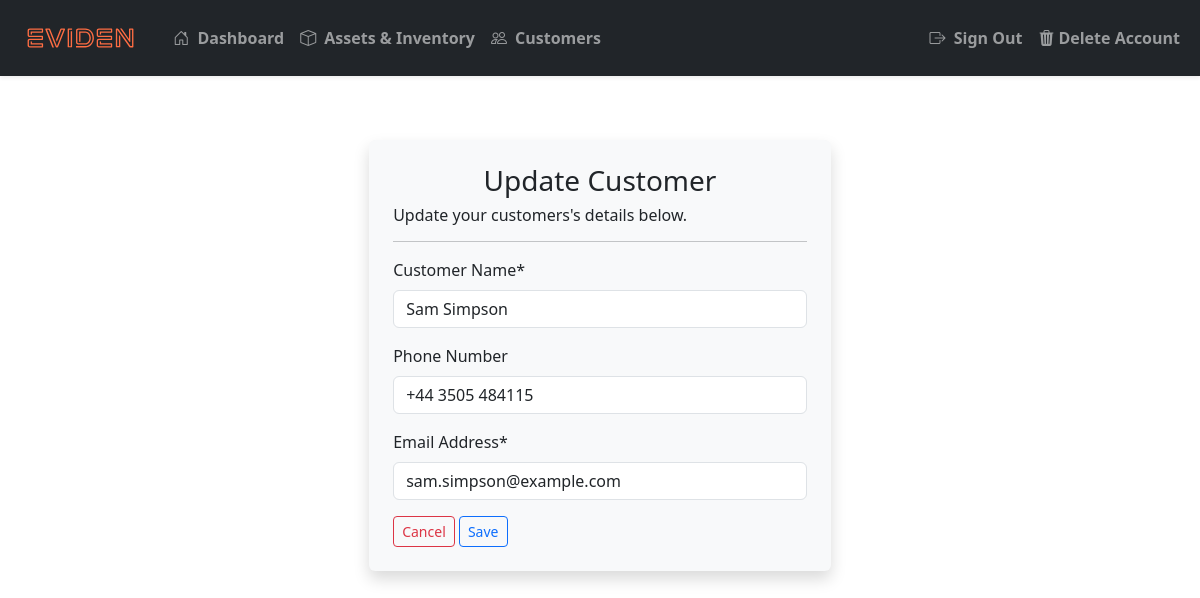
Screenshot of /customers/update/9/ (signed in) with the database file from the repository.
### inventory/models.py (models this page shows, shortened)
class Customer(models.Model):
    name = models.CharField(
        max_length=200,
        null=True,
        validators=[
            RegexValidator(
                regex=r'^(?=.*[a-zA-Z])(?=.*[a-zA-Z0-9]).+$',
                message="Name must contain at least one letter and cannot consist solely of special characters or numbers."
            )
        ]
    )
    phone_number = models.CharField(
        max_length=20,
        null=True,
        blank=True,  # Allows empty input in forms
        validators=[
            RegexValidator(
                regex=r'^\+?(\(\d{1,4}\)|\d{1,4})?[\s\-]?\d{1,4}[\s\-]?\d{1,4}[\s\-]?\d{1,4}$',
                message="Phone number must start with an optional '+' followed by digits, with optional spaces, parentheses, or hyphens."
            )
        ]
    )
    email = models.CharField(
        max_length=200,
        unique=True,  # Ensures email uniqueness
        null=True,
        validators=[
            EmailValidator(message="Enter a valid email address.")
        ]
    )
    date_joined = models.DateTimeField(auto_now_add=True)

### inventory/views/customer_views.py (the view)
# urls.py: path('customers/update/<int:customer_id>/', customer_views.update_customer, name='update-customer'),
@login_required(login_url='login')
def update_customer(request, customer_id):
    customer = get_object_or_404(Customer, id=customer_id)
    if request.method == 'POST':
        form = CustomerForm(request.POST, instance=customer)
        if form.is_valid():
            form.save()
            messages.success(request, 'Customer record updated successfully.')
            return redirect_when_next(request, 'view-customer', customer_id=customer_id)
    else:
        form = CustomerForm(instance=customer)
    return render(request, 'inventory/customer/update-customer.html', {'form': form, 'customer_id': customer.id})

### inventory/forms/customer_forms.py
class CustomerForm(forms.ModelForm):
    class Meta:
        model = Customer
        fields = ['name', 'phone_number', 'email']
    name = forms.CharField(
        widget=forms.TextInput(attrs={
            'class': 'form-control',
            'placeholder': 'Enter customer name',
        }),
        label='Customer Name',
        max_length=200,
        required=True
    )
    phone_number = forms.CharField(
        widget=forms.TextInput(attrs={
            'class': 'form-control',
            'placeholder': 'Enter phone number',
        }),
        label='Phone Number',
        max_length=20,
        required=False
    )
    email = forms.EmailField(
        widget=forms.EmailInput(attrs={
            'class': 'form-control',
            'placeholder': 'Enter email address',
        }),
        label='Email Address',
        max_length=200,
        required=True
    )

### inventory/templates/inventory/customer/update-customer.html (shortened to what this page needs)
{% extends "inventory/base.html" %}
{% load crispy_forms_tags %}
{% block content %}
    <div class="container shadow p-4 bg-body-tertiary rounded col-12 col-md-5">
        <h3 class="text-center">Update Customer</h3>
        <h6>Update your customers's details below.</h6>
        <hr>
        <form method="POST" autocomplete="off">
            {{ form|crispy }}
            <a href="{% url 'view-customer' customer_id %}" class="btn btn-outline-danger btn-sm">Cancel</a>
            <button type="submit" class="btn btn-outline-primary btn-sm">Save</button>
        </form>
    </div>
{% endblock content %}

### static/css/styles.css (style rules this page uses)
:root { --brand-color: #FF6D43; }

### rows the page displays
Customer: name "Sam Simpson", phone_number "+44 3505 484115", email "sam.simpson@example.com"
